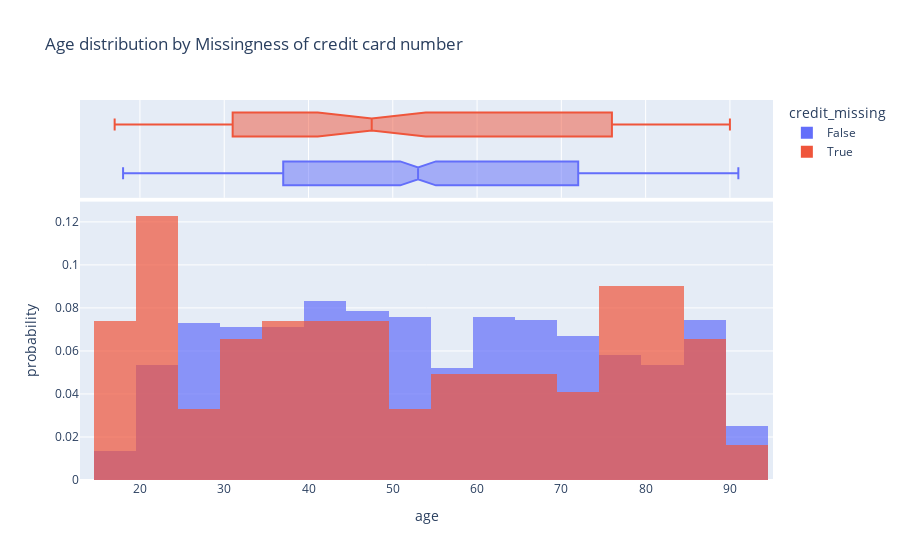

Notebook source saved alongside this figure:
### Code cell
px.histogram(payments, x='age', color='credit_missing', histnorm='probability', marginal='box',
             title="Age distribution by Missingness of credit card number", barmode='overlay', opacity=0.7)

### Figure 1 — Plotly figure (JSON) as saved in the notebook; plotly's stock layout.template omitted (floating-point values rounded to 4 significant figures; data arrays with more than 128 entries replaced by an {"elided": "..."} marker saying what was removed)
{"data": [{"alignmentgroup": "True", "bingroup": "x", "histnorm": "probability", "hovertemplate": "credit_missing=False<br>age=%{x}<br>probability=%{y}<extra></extra>", "legendgroup": "False", "marker": {"color": "#636efa", "opacity": 0.7, "pattern": {"shape": ""}}, "name": "False", "offsetgroup": "False", "orientation": "v", "showlegend": true, "type": "histogram", "x": {"elided": "857 int values"}, "xaxis": "x", "yaxis": "y"}, {"alignmentgroup": "True", "hovertemplate": "credit_missing=False<br>age=%{x}<extra></extra>", "legendgroup": "False", "marker": {"color": "#636efa"}, "name": "False", "notched": true, "offsetgroup": "False", "showlegend": false, "type": "box", "x": {"elided": "857 int values"}, "xaxis": "x2", "yaxis": "y2"}, {"alignmentgroup": "True", "bingroup": "x", "histnorm": "probability", "hovertemplate": "credit_missing=True<br>age=%{x}<br>probability=%{y}<extra></extra>", "legendgroup": "True", "marker": {"color": "#EF553B", "opacity": 0.7, "pattern": {"shape": ""}}, "name": "True", "offsetgroup": "True", "orientation": "v", "showlegend": true, "type": "histogram", "x": {"elided": "143 int values"}, "xaxis": "x", "yaxis": "y"}, {"alignmentgroup": "True", "hovertemplate": "credit_missing=True<br>age=%{x}<extra></extra>", "legendgroup": "True", "marker": {"color": "#EF553B"}, "name": "True", "notched": true, "offsetgroup": "True", "showlegend": false, "type": "box", "x": {"elided": "143 int values"}, "xaxis": "x2", "yaxis": "y2"}], "layout": {"barmode": "overlay", "legend": {"title": {"text": "credit_missing"}, "tracegroupgap": 0}, "title": {"text": "Age distribution by Missingness of credit card number"}, "xaxis": {"anchor": "y", "domain": [0, 1], "title": {"text": "age"}}, "xaxis2": {"anchor": "y2", "domain": [0, 1], "matches": "x", "showgrid": true, "showticklabels": false}, "yaxis": {"anchor": "x", "domain": [0, 0.7326], "title": {"text": "probability"}}, "yaxis2": {"anchor": "x2", "domain": [0.7426, 1], "matches": "y2", "showgrid": false, "showline": false, "showticklabels": false, "ticks": ""}}}
